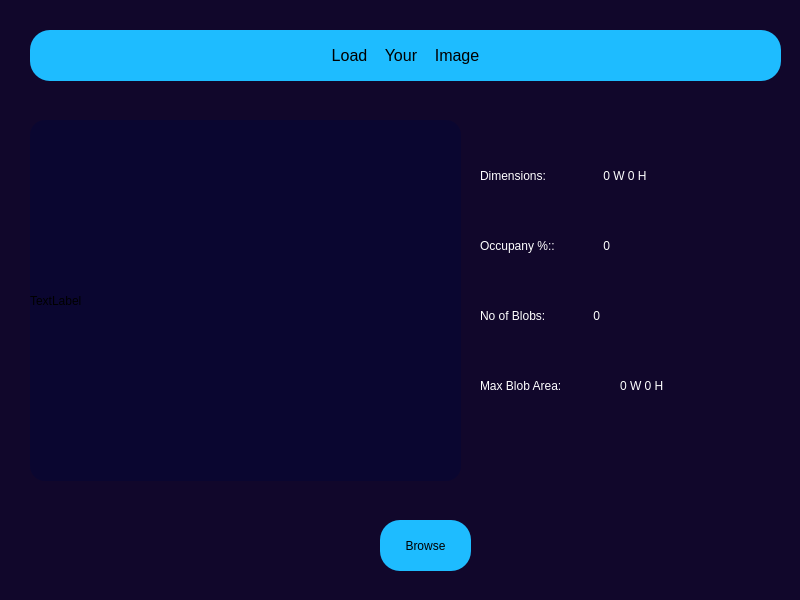
<?xml version="1.0" encoding="UTF-8"?>
<ui version="4.0">
 <class>MainWindow</class>
 <widget class="QMainWindow" name="MainWindow">
  <property name="geometry">
   <rect>
    <x>0</x>
    <y>0</y>
    <width>800</width>
    <height>600</height>
   </rect>
  </property>
  <property name="windowTitle">
   <string>MainWindow</string>
  </property>
  <property name="styleSheet">
   <string notr="true">background-color: rgb(17, 7, 43);

border-color: rgb(0, 68, 255);</string>
  </property>
  <widget class="QWidget" name="centralwidget">
   <widget class="QLabel" name="LABEEL">
    <property name="geometry">
     <rect>
      <x>480</x>
      <y>150</y>
      <width>111</width>
      <height>51</height>
     </rect>
    </property>
    <property name="styleSheet">
     <string notr="true">font: 12pt &quot;Segoe UI&quot;;
color: rgb(255, 255, 255);</string>
    </property>
    <property name="text">
     <string>Dimensions:</string>
    </property>
   </widget>
   <widget class="QPushButton" name="browse">
    <property name="geometry">
     <rect>
      <x>380</x>
      <y>520</y>
      <width>91</width>
      <height>51</height>
     </rect>
    </property>
    <property name="sizePolicy">
     <sizepolicy hsizetype="Preferred" vsizetype="Preferred">
      <horstretch>0</horstretch>
      <verstretch>0</verstretch>
     </sizepolicy>
    </property>
    <property name="styleSheet">
     <string notr="true">border-radius:20px;
background-color: rgb(30, 188, 255);</string>
    </property>
    <property name="text">
     <string>Browse</string>
    </property>
   </widget>
   <widget class="QPushButton" name="pushButton_2">
    <property name="geometry">
     <rect>
      <x>30</x>
      <y>30</y>
      <width>751</width>
      <height>51</height>
     </rect>
    </property>
    <property name="sizePolicy">
     <sizepolicy hsizetype="Preferred" vsizetype="Preferred">
      <horstretch>0</horstretch>
      <verstretch>0</verstretch>
     </sizepolicy>
    </property>
    <property name="font">
     <font>
      <pointsize>12</pointsize>
     </font>
    </property>
    <property name="styleSheet">
     <string notr="true">border-radius:20px;
background-color: rgb(30, 188, 255);</string>
    </property>
    <property name="text">
     <string>Load    Your    Image</string>
    </property>
   </widget>
   <widget class="QLabel" name="LABEL2">
    <property name="geometry">
     <rect>
      <x>480</x>
      <y>220</y>
      <width>111</width>
      <height>51</height>
     </rect>
    </property>
    <property name="styleSheet">
     <string notr="true">font: 12pt &quot;Segoe UI&quot;;
color: rgb(255, 255, 255);</string>
    </property>
    <property name="text">
     <string>Occupany %::</string>
    </property>
   </widget>
   <widget class="QLabel" name="LABEL4">
    <property name="geometry">
     <rect>
      <x>480</x>
      <y>360</y>
      <width>131</width>
      <height>51</height>
     </rect>
    </property>
    <property name="styleSheet">
     <string notr="true">font: 12pt &quot;Segoe UI&quot;;
color: rgb(255, 255, 255);</string>
    </property>
    <property name="text">
     <string>Max Blob Area: </string>
    </property>
   </widget>
   <widget class="QLabel" name="image">
    <property name="geometry">
     <rect>
      <x>30</x>
      <y>120</y>
      <width>431</width>
      <height>361</height>
     </rect>
    </property>
    <property name="styleSheet">
     <string notr="true">border-radius:15px;
background-color: rgb(10, 6, 48);</string>
    </property>
    <property name="text">
     <string>TextLabel</string>
    </property>
   </widget>
   <widget class="QLabel" name="LABEL3">
    <property name="geometry">
     <rect>
      <x>480</x>
      <y>290</y>
      <width>111</width>
      <height>51</height>
     </rect>
    </property>
    <property name="styleSheet">
     <string notr="true">font: 12pt &quot;Segoe UI&quot;;
color: rgb(255, 255, 255);</string>
    </property>
    <property name="text">
     <string>No of Blobs: </string>
    </property>
   </widget>
   <widget class="QLabel" name="dimension">
    <property name="geometry">
     <rect>
      <x>600</x>
      <y>150</y>
      <width>191</width>
      <height>51</height>
     </rect>
    </property>
    <property name="styleSheet">
     <string notr="true">font: 12pt &quot;Segoe UI&quot;;
color: rgb(255, 255, 255);</string>
    </property>
    <property name="text">
     <string> 0 W 0 H</string>
    </property>
   </widget>
   <widget class="QLabel" name="occu">
    <property name="geometry">
     <rect>
      <x>600</x>
      <y>220</y>
      <width>191</width>
      <height>51</height>
     </rect>
    </property>
    <property name="styleSheet">
     <string notr="true">font: 12pt &quot;Segoe UI&quot;;
color: rgb(255, 255, 255);</string>
    </property>
    <property name="text">
     <string> 0</string>
    </property>
   </widget>
   <widget class="QLabel" name="max">
    <property name="geometry">
     <rect>
      <x>620</x>
      <y>360</y>
      <width>191</width>
      <height>51</height>
     </rect>
    </property>
    <property name="styleSheet">
     <string notr="true">font: 12pt &quot;Segoe UI&quot;;
color: rgb(255, 255, 255);</string>
    </property>
    <property name="text">
     <string>0 W 0 H</string>
    </property>
   </widget>
   <widget class="QLabel" name="blobs">
    <property name="geometry">
     <rect>
      <x>590</x>
      <y>290</y>
      <width>201</width>
      <height>51</height>
     </rect>
    </property>
    <property name="styleSheet">
     <string notr="true">font: 12pt &quot;Segoe UI&quot;;
color: rgb(255, 255, 255);</string>
    </property>
    <property name="text">
     <string> 0</string>
    </property>
   </widget>
  </widget>
 </widget>
 <resources/>
 <connections/>
</ui>
